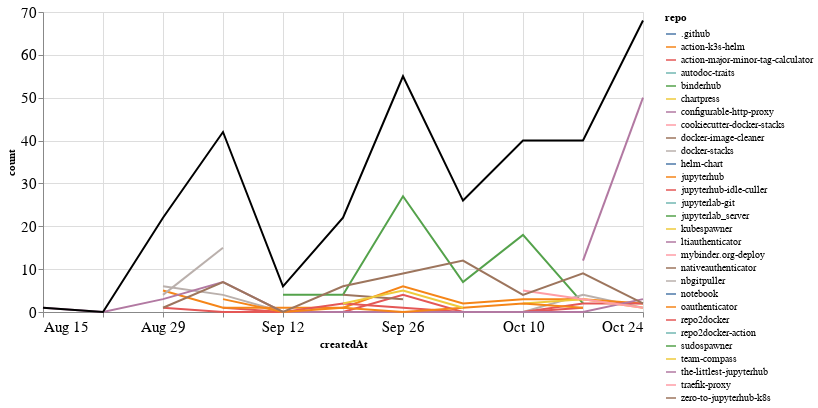

Write notebook code for a chart like this one.
### Markdown cell above
### Comments

### Code cell
comments_time = comments.groupby('repo').resample('W', on='createdAt').count()['author'].reset_index()
comments_time = comments_time.rename(columns={'author': 'count'})
comments_time_total = comments_time.groupby('createdAt').agg({"count": "sum"}).reset_index()
ch1 = alt.Chart(comments_time, width=600).mark_line().encode(
    x='createdAt',
    y='count',
    color='repo',
    tooltip="repo"
)

ch2 = alt.Chart(comments_time_total, width=600).mark_line(color="black").encode(
    x='createdAt',
    y='count',
)

ch1 + ch2

### Figure 1 — Vega-Lite specification as saved in the notebook (floating-point values rounded to 4 significant figures)
{"config": {"axisLeft": {"labelFontSize": 15}, "axisBottom": {"labelFontSize": 15}}, "layer": [{"data": {"name": "data-f1dab71542b2e63ea38d1af78733cf0e"}, "mark": "line", "encoding": {"color": {"type": "nominal", "field": "repo"}, "tooltip": {"type": "nominal", "field": "repo"}, "x": {"type": "temporal", "field": "createdAt"}, "y": {"type": "quantitative", "field": "count"}}, "width": 600}, {"data": {"name": "data-0d58740adc4d602248a354572d9f0d2f"}, "mark": {"type": "line", "color": "black"}, "encoding": {"x": {"type": "temporal", "field": "createdAt"}, "y": {"type": "quantitative", "field": "count"}}, "width": 600}], "$schema": "https://vega.github.io/schema/vega-lite/v4.8.1.json", "datasets": {"data-f1dab71542b2e63ea38d1af78733cf0e": [{"repo": ".github", "createdAt": "2021-10-24T00:00:00", "count": 1}, {"repo": "action-k3s-helm", "createdAt": "2021-10-10T00:00:00", "count": 5}, {"repo": "action-major-minor-tag-calculator", "createdAt": "2021-09-05T00:00:00", "count": 1}, {"repo": "action-major-minor-tag-calculator", "createdAt": "2021-09-12T00:00:00", "count": 0}, {"repo": "action-major-minor-tag-calculator", "createdAt": "2021-09-19T00:00:00", "count": 0}, {"repo": "action-major-minor-tag-calculator", "createdAt": "2021-09-26T00:00:00", "count": 4}, {"repo": "action-major-minor-tag-calculator", "createdAt": "2021-10-03T00:00:00", "count": 0}, {"repo": "action-major-minor-tag-calculator", "createdAt": "2021-10-10T00:00:00", "count": 0}, {"repo": "action-major-minor-tag-calculator", "createdAt": "2021-10-17T00:00:00", "count": 1}, {"repo": "autodoc-traits", "createdAt": "2021-10-24T00:00:00", "count": 1}, {"repo": "binderhub", "createdAt": "2021-09-12T00:00:00", "count": 4}, {"repo": "binderhub", "createdAt": "2021-09-19T00:00:00", "count": 4}, {"repo": "binderhub", "createdAt": "2021-09-26T00:00:00", "count": 27}, {"repo": "binderhub", "createdAt": "2021-10-03T00:00:00", "count": 7}, {"repo": "binderhub", "createdAt": "2021-10-10T00:00:00", "count": 18}, {"repo": "binderhub", "createdAt": "2021-10-17T00:00:00", "count": 2}, {"repo": "chartpress", "createdAt": "2021-09-05T00:00:00", "count": 2}, {"repo": "configurable-http-proxy", "createdAt": "2021-09-19T00:00:00", "count": 2}, {"repo": "cookiecutter-docker-stacks", "createdAt": "2021-09-05T00:00:00", "count": 1}, {"repo": "docker-image-cleaner", "createdAt": "2021-09-19T00:00:00", "count": 4}, {"repo": "docker-image-cleaner", "createdAt": "2021-09-26T00:00:00", "count": 3}, {"repo": "docker-stacks", "createdAt": "2021-08-29T00:00:00", "count": 6}, {"repo": "docker-stacks", "createdAt": "2021-09-05T00:00:00", "count": 4}, {"repo": "docker-stacks", "createdAt": "2021-09-12T00:00:00", "count": 0}, {"repo": "docker-stacks", "createdAt": "2021-09-19T00:00:00", "count": 0}, {"repo": "docker-stacks", "createdAt": "2021-09-26T00:00:00", "count": 0}, {"repo": "docker-stacks", "createdAt": "2021-10-03T00:00:00", "count": 0}, {"repo": "docker-stacks", "createdAt": "2021-10-10T00:00:00", "count": 0}, {"repo": "docker-stacks", "createdAt": "2021-10-17T00:00:00", "count": 4}, {"repo": "docker-stacks", "createdAt": "2021-10-24T00:00:00", "count": 1}, {"repo": "helm-chart", "createdAt": "2021-10-10T00:00:00", "count": 1}, {"repo": "jupyterhub", "createdAt": "2021-08-29T00:00:00", "count": 5}, {"repo": "jupyterhub", "createdAt": "2021-09-05T00:00:00", "count": 1}, {"repo": "jupyterhub", "createdAt": "2021-09-12T00:00:00", "count": 1}, {"repo": "jupyterhub", "createdAt": "2021-09-19T00:00:00", "count": 1}, {"repo": "jupyterhub", "createdAt": "2021-09-26T00:00:00", "count": 6}, {"repo": "jupyterhub", "createdAt": "2021-10-03T00:00:00", "count": 2}, {"repo": "jupyterhub", "createdAt": "2021-10-10T00:00:00", "count": 3}, {"repo": "jupyterhub", "createdAt": "2021-10-17T00:00:00", "count": 3}, {"repo": "jupyterhub", "createdAt": "2021-10-24T00:00:00", "count": 2}, {"repo": "jupyterhub-idle-culler", "createdAt": "2021-08-29T00:00:00", "count": 1}, {"repo": "jupyterhub-idle-culler", "createdAt": "2021-09-05T00:00:00", "count": 0}, {"repo": "jupyterhub-idle-culler", "createdAt": "2021-09-12T00:00:00", "count": 0}, {"repo": "jupyterhub-idle-culler", "createdAt": "2021-09-19T00:00:00", "count": 2}, {"repo": "jupyterhub-idle-culler", "createdAt": "2021-09-26T00:00:00", "count": 1}, {"repo": "jupyterhub-idle-culler", "createdAt": "2021-10-03T00:00:00", "count": 0}, {"repo": "jupyterhub-idle-culler", "createdAt": "2021-10-10T00:00:00", "count": 0}, {"repo": "jupyterhub-idle-culler", "createdAt": "2021-10-17T00:00:00", "count": 2}, {"repo": "jupyterhub-idle-culler", "createdAt": "2021-10-24T00:00:00", "count": 2}, {"repo": "jupyterlab-git", "createdAt": "2021-10-03T00:00:00", "count": 2}, {"repo": "jupyterlab_server", "createdAt": "2021-10-03T00:00:00", "count": 1}, {"repo": "kubespawner", "createdAt": "2021-10-10T00:00:00", "count": 2}, {"repo": "kubespawner", "createdAt": "2021-10-17T00:00:00", "count": 3}, {"repo": "kubespawner", "createdAt": "2021-10-24T00:00:00", "count": 1}, {"repo": "ltiauthenticator", "createdAt": "2021-08-15T00:00:00", "count": 1}, {"repo": "ltiauthenticator", "createdAt": "2021-08-22T00:00:00", "count": 0}, {"repo": "ltiauthenticator", "createdAt": "2021-08-29T00:00:00", "count": 3}, {"repo": "ltiauthenticator", "createdAt": "2021-09-05T00:00:00", "count": 7}, {"repo": "ltiauthenticator", "createdAt": "2021-09-12T00:00:00", "count": 0}, {"repo": "ltiauthenticator", "createdAt": "2021-09-19T00:00:00", "count": 0}, {"repo": "ltiauthenticator", "createdAt": "2021-09-26T00:00:00", "count": 0}, {"repo": "ltiauthenticator", "createdAt": "2021-10-03T00:00:00", "count": 0}, {"repo": "ltiauthenticator", "createdAt": "2021-10-10T00:00:00", "count": 0}, {"repo": "ltiauthenticator", "createdAt": "2021-10-17T00:00:00", "count": 0}, {"repo": "ltiauthenticator", "createdAt": "2021-10-24T00:00:00", "count": 3}, {"repo": "mybinder.org-deploy", "createdAt": "2021-10-10T00:00:00", "count": 5}, {"repo": "mybinder.org-deploy", "createdAt": "2021-10-17T00:00:00", "count": 3}, {"repo": "mybinder.org-deploy", "createdAt": "2021-10-24T00:00:00", "count": 1}, {"repo": "nativeauthenticator", "createdAt": "2021-10-24T00:00:00", "count": 1}, {"repo": "nbgitpuller", "createdAt": "2021-08-29T00:00:00", "count": 4}, {"repo": "nbgitpuller", "createdAt": "2021-09-05T00:00:00", "count": 15}, {"repo": "notebook", "createdAt": "2021-08-29T00:00:00", "count": 1}, {"repo": "oauthenticator", "createdAt": "2021-09-05T00:00:00", "count": 3}, {"repo": "oauthenticator", "createdAt": "2021-09-12T00:00:00", "count": 0}, {"repo": "oauthenticator", "createdAt": "2021-09-19T00:00:00", "count": 1}, {"repo": "oauthenticator", "createdAt": "2021-09-26T00:00:00", "count": 0}, {"repo": "oauthenticator", "createdAt": "2021-10-03T00:00:00", "count": 1}, {"repo": "oauthenticator", "createdAt": "2021-10-10T00:00:00", "count": 2}, {"repo": "oauthenticator", "createdAt": "2021-10-17T00:00:00", "count": 1}, {"repo": "repo2docker", "createdAt": "2021-08-29T00:00:00", "count": 1}, {"repo": "repo2docker-action", "createdAt": "2021-09-05T00:00:00", "count": 1}, {"repo": "sudospawner", "createdAt": "2021-09-12T00:00:00", "count": 1}, {"repo": "team-compass", "createdAt": "2021-09-19T00:00:00", "count": 2}, {"repo": "team-compass", "createdAt": "2021-09-26T00:00:00", "count": 5}, {"repo": "team-compass", "createdAt": "2021-10-03T00:00:00", "count": 1}, {"repo": "the-littlest-jupyterhub", "createdAt": "2021-10-17T00:00:00", "count": 12}, {"repo": "the-littlest-jupyterhub", "createdAt": "2021-10-24T00:00:00", "count": 50}, {"repo": "traefik-proxy", "createdAt": "2021-10-24T00:00:00", "count": 3}, {"repo": "zero-to-jupyterhub-k8s", "createdAt": "2021-08-29T00:00:00", "count": 1}, {"repo": "zero-to-jupyterhub-k8s", "createdAt": "2021-09-05T00:00:00", "count": 7}, {"repo": "zero-to-jupyterhub-k8s", "createdAt": "2021-09-12T00:00:00", "count": 0}, {"repo": "zero-to-jupyterhub-k8s", "createdAt": "2021-09-19T00:00:00", "count": 6}, {"repo": "zero-to-jupyterhub-k8s", "createdAt": "2021-09-26T00:00:00", "count": 9}, {"repo": "zero-to-jupyterhub-k8s", "createdAt": "2021-10-03T00:00:00", "count": 12}, {"repo": "zero-to-jupyterhub-k8s", "createdAt": "2021-10-10T00:00:00", "count": 4}, {"repo": "zero-to-jupyterhub-k8s", "createdAt": "2021-10-17T00:00:00", "count": 9}, {"repo": "zero-to-jupyterhub-k8s", "createdAt": "2021-10-24T00:00:00", "count": 2}], "data-0d58740adc4d602248a354572d9f0d2f": [{"createdAt": "2021-08-15T00:00:00", "count": 1}, {"createdAt": "2021-08-22T00:00:00", "count": 0}, {"createdAt": "2021-08-29T00:00:00", "count": 22}, {"createdAt": "2021-09-05T00:00:00", "count": 42}, {"createdAt": "2021-09-12T00:00:00", "count": 6}, {"createdAt": "2021-09-19T00:00:00", "count": 22}, {"createdAt": "2021-09-26T00:00:00", "count": 55}, {"createdAt": "2021-10-03T00:00:00", "count": 26}, {"createdAt": "2021-10-10T00:00:00", "count": 40}, {"createdAt": "2021-10-17T00:00:00", "count": 40}, {"createdAt": "2021-10-24T00:00:00", "count": 68}]}}
